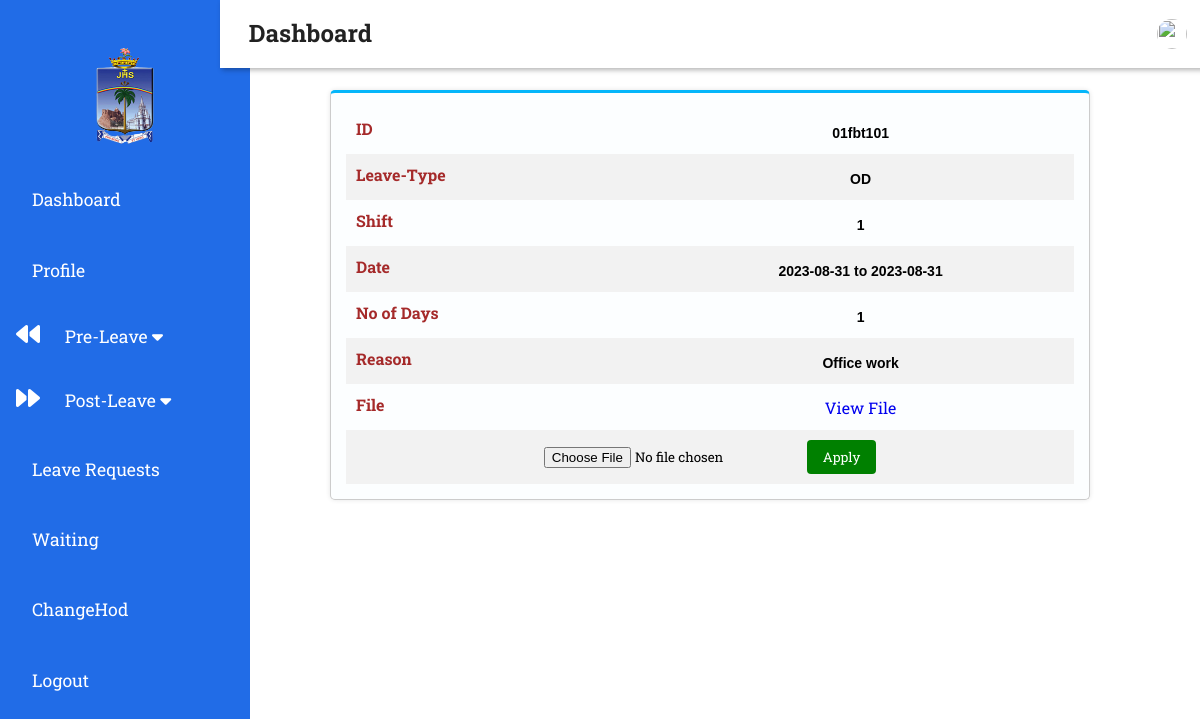
/HODs/apply.php (signed in), run on the app's committed database.
### tables this page shows
CREATE TABLE `faculty1` (
  `application_id` int(11) NOT NULL,
  `name` varchar(30) NOT NULL,
  `id` varchar(30) NOT NULL,
  `department` varchar(30) NOT NULL,
  `LType` varchar(30) NOT NULL,
  `shift` int(1) NOT NULL,
  `start` date NOT NULL,
  `end` date NOT NULL,
  `ndays` int(30) NOT NULL,
  `reason` varchar(50) NOT NULL,
  `hod` int(10) NOT NULL DEFAULT 3,
  `H_feedback` varchar(100) NOT NULL,
  `aqict` int(10) NOT NULL DEFAULT 3,
  `IC_Feedback` varchar(100) NOT NULL,
  `principal` int(10) NOT NULL DEFAULT 3,
  `Pn_feedback` varchar(100) NOT NULL,
  `file` varchar(255) NOT NULL,
  `next_form` int(11) NOT NULL DEFAULT 3,
  `RegDate` timestamp NOT NULL DEFAULT current_timestamp(),
  `a_year` varchar(10) NOT NULL
);

### HODs/apply.php (the view, shortened to what this page needs)
<?php
if ($_SESSION['s_id'] && $_SESSION['position'] == 'hod') {
?>
    <!DOCTYPE html>
    <html>
    <head>
        <link rel="stylesheet" href="apply.css">
        <link rel="stylesheet" type="text/css" href="Hodsidebar.css">
    </head>
    <body>
        <?php include "Hodsidebar.php"; ?>
        <div class="main-content">
            <div class="container" style="margin-left: auto">
                <?php include "header.php"; ?>
                <?php
                include '../database/Databasedemo.php';
                $id = $_SESSION['s_id'];
                $sql = "SELECT * FROM faculty1 WHERE  id='" . $id . "' AND (principal=1 and next_form=3) AND end<=CURDATE()";
                $result = mysqli_query($conn, $sql);
                $numRows = mysqli_num_rows($result);
                if ($numRows > 0) {
                    while ($row = mysqli_fetch_assoc($result)) {
                        $app_id = $row['application_id'];
                ?>
                        <div class="form-container" id="form-<?php echo $app_id; ?>">
                            <table>
                                <?php
                                $form_fields = [
                                    'id' => ['label' => 'ID'],
                                    'LType' => ['label' => 'Leave-Type'],
                                    'shift' => ['label' => 'Shift'],
                                    'start' => ['label' => 'Date'],
                                    'ndays' => ['label' => 'No of Days'],
                                    'reason' => ['label' => 'Reason'],
                                    'file' => ['label' => 'File'],
                                ];
                                foreach ($form_fields as $field_name => $field_data) {
                                    $value = $row[$field_name];
                                    echo '<tr>';
                                    echo '<td><label>' . $field_data['label'] . '</label></td>';
                                    if ($field_name === 'file') {
                                        if ($row['file']) {
                                            echo '<td><a href="' . $row['file'] . '" target="_blank">View File</a></td>';
                                        } else {
                                            echo '<td>No File</td>';
                                        }
                                    } elseif ($field_name === 'start' || $field_name === 'end') {
                                        $start_date = date('Y-m-d', strtotime($row['start']));
                                        $end_date = date('Y-m-d', strtotime($row['end']));
                                        $date_range = $start_date . ' to ' . $end_date;
                                        echo '<td><span class="sp">' . $date_range . '</span></td>';
                                    } else {
                                        echo '<td><span class="sp">' . $value . '</span></td>';
                                    }
                                    echo '</tr>';
                                }
                                echo '<tr>';
                                echo '<td colspan="2">';
                                ?>
                                <form action="post_update.php" method="post" enctype="multipart/form-data">
                                    <input type="file" name="file" accept=".pdf">
                                    <button class="green-button" type="submit" name="submit">Apply</button>
                                </form>
                                <?php
                                echo '</td>';
                                echo '</tr>';
                                ?>
                            </table>
                        </div>
                <?php
                    }
                } else {
                    echo '<div class="no-forms-message">';
                    echo '<span class="icon">&#128712;</span>';
                    echo '<p>No pending post leave forms.</p>';
                    echo '</div>';
                }
                ?>
            </div>
        </div>
    </body>
    </html>
<?php
} else {
    header("location:../Login/home.php");
}
?>

### HODs/apply.css (style rules this page uses)
.container { margin: 60px auto 0; max-width: 800px; padding: 20px; box-sizing: border-box; }
.form-container { border: 1px solid #ccc; padding: 15px; margin-bottom: 20px; border-radius: 5px; box-sizing: border-box; margin-top: 10px; background-color: #fcfeff; box-shadow: 0 0 5px rgba(0, 0, 0, 0.1); border-top: 3px solid #05b6fa; }
.form-container label { display: inline-block; width: 110px; font-weight: bold; margin-bottom: 5px; color: brown; }
.sp { font-family: Arial, sans-serif; font-size: 14px; color: black; font-weight: bold; margin-top: 20px; }
table { width: 100%; border-collapse: collapse; }
td { padding: 10px; }
tr:nth-child(even) { background-color: #f2f2f2; }
.green-button { background-color: green; color: white; border: none; padding: 8px 16px; border-radius: 4px; cursor: pointer; }
.form-container td:last-child { vertical-align: middle; text-align: center; }

### HODs/Hodsidebar.css (style rules this page uses)
:root { --main-color:#293145; --color-dark:#5c6968; --text-grey:#8390a2; --difrent:#b5afaf; }
* { padding: 0; margin: 0; box-sizing: border-box; list-style: none; text-decoration: none; font-family: 'Roboto Slab', serif; }
.main-content { transition: margin-left 300ms; margin-left: 220px; }
.main-content { margin-left: 220px; }

### Staff/sidebar.css (style rules this page uses)
:root { --main-color:#216ce7; --color-dark:#5c6968; --text-grey:rgb(47, 46, 46); --difrent:#b5afaf; }
* { padding: 0; margin: 0; box-sizing: border-box; list-style: none; text-decoration: none; font-family: 'Roboto Slab', serif; }
.main-content { transition: margin-left 300ms; margin-left: 220px; }
.main-content { margin-left: 220px; }

### data on the page
faculty1: label "ID", id "01fbt101", label "Leave-Type", LType "OD", label "Shift", shift "1", label "Date", date_range "2023-08-31 to 2023-08-31", label "No of Days", ndays "1", label "Reason", reason "Office work", label "File"
